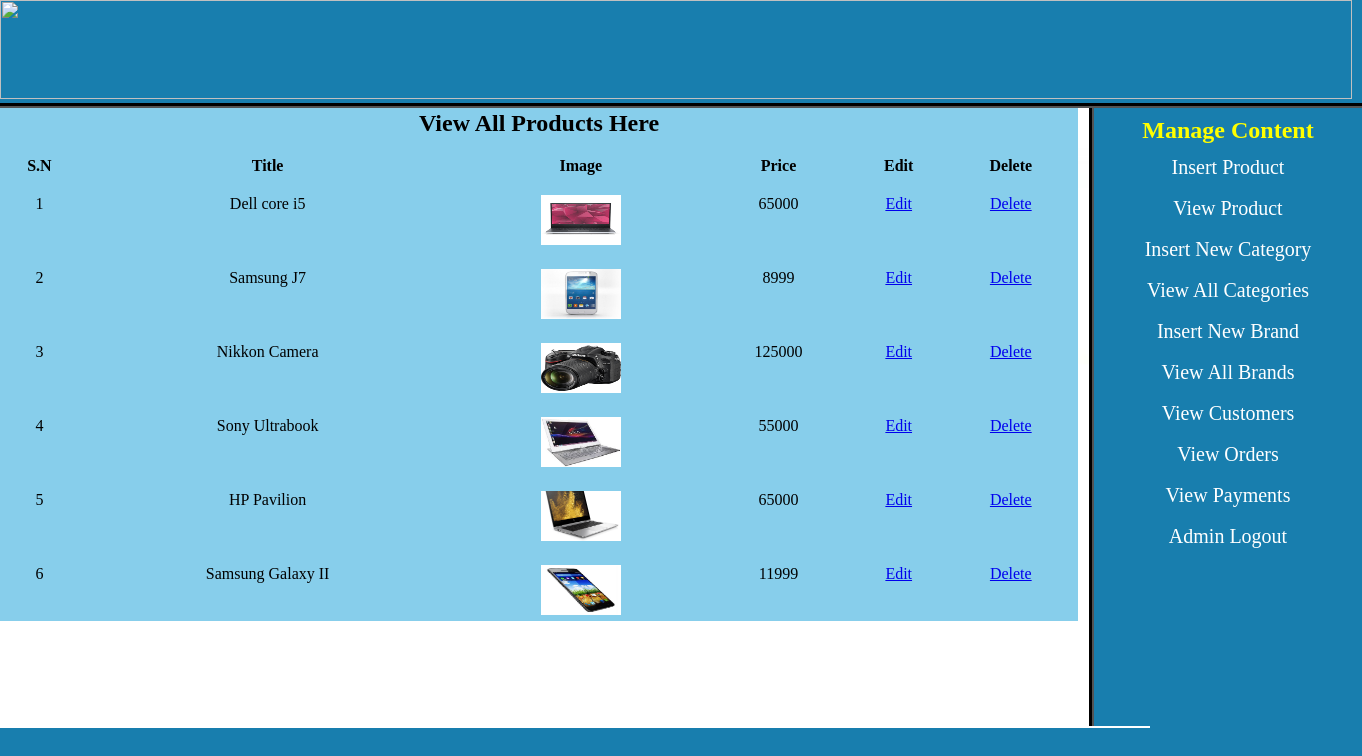
Page /admin_area/index.php?view_products (signed in) on the committed database.
### tables this page shows
CREATE TABLE `products` (
  `product_cat` int(100) NOT NULL,
  `product_brand` int(100) NOT NULL,
  `product_title` varchar(255) NOT NULL,
  `product_price` int(100) NOT NULL,
  `product_desc` text NOT NULL,
  `product_image` text NOT NULL,
  `product_keywords` text NOT NULL,
  `product_id` int(100) NOT NULL
);

### admin_area/view_products.php (the view)
<?php
if(!isset($_SESSION['user_email']))
{
echo "<script> window.open('login.php?not_admin=You are not a admin !','_self') </script>";
}
else
{
?>
   <table width="1078"  align="center"  bgcolor="skyblue">
<tr align="center">
	<td colspan="6"> <h2>View All Products Here</h2></td>
</tr>
<tr align="center" bgcolor="skyblue">
	    <th><br>S.N</th>
	    <th><br>Title</th>
	     <th><br>Image</th>
	      <th><br>Price</th>
	       <th><br>Edit</th>
	        <th><br>Delete</th>
</tr>
  <?php
include("includes/db.php");
$get_pro="select * from products";
$run_pro=mysqli_query($con,$get_pro);
$i=0;
while($row_pro=mysqli_fetch_array($run_pro))
{
  $pro_id=$row_pro['product_id'];
  $pro_title=$row_pro['product_title'];
  $pro_image=$row_pro['product_image'];
  $pro_price=$row_pro['product_price'];
  $i++;
?>
<tr align="center">
    <td><br><?php echo $i;  ?></td>
	<td><br><?php echo $pro_title;  ?></td>
	<td><br> <img src="product_images/<?php echo $pro_image; ?>" width="80" height="50" /> </td>
	<td><br><?php echo $pro_price;  ?></td>
	<td><br><a href="index.php?edit_pro=<?php echo $pro_id; ?>">Edit</a></td>
	<td><br><a href="delete_pro.php?delete_pro=<?php echo $pro_id; ?> ">Delete</a></td>
</tr>
<?php } ?>
   </table>
<?php }  ?>

### admin_area/index.php (shortened to what this page needs)
<?php
if(!isset($_SESSION['user_email']))
{
echo "<script> window.open('login.php?not_admin=You are not a admin !','_self') </script>";
}
else
{
?>
<!DOCTYPE html>
<html>
<head>
  <link rel="stylesheet" type="text/css" href="styles/style.css" media="all" />
</head>
<body>
	<div class="main_wrapper">
  <img src="images/head" height="99px" width="1352">
     <div id="header"></div>
     <div id="right">
     	    <h2 style="text-align: center; color: yellow;">Manage Content</h2>
     	    <a href="index.php?insert_product">Insert Product</a>
     	     <a href="index.php?view_products">View Product</a>
     	      <a href="index.php?insert_cat">Insert New Category</a>
     	       <a href="index.php?view_cats">View All Categories</a>
     	        <a href="index.php?insert_brand">Insert New Brand</a>
     	         <a href="index.php?view_brands">View All Brands</a>
     	          <a href="index.php?view_customers">View Customers</a>
     	           <a href="index.php?view_orders">View Orders</a>
     	            <a href="index.php?view_payments">View Payments</a>
     	             <a href="logout.php">Admin Logout</a>
     </div>
     <div id="left">
     	<?php
               if(isset($_GET['view_products']))
               {
               	include("view_products.php");
                }
     	?>
     </div>
	</div>
</body>
</html>
<?php } ?>

### admin_area/styles/style.css (style rules this page uses)
html, body, div, span, applet, object, iframe, h1, h2, h3, h4, h5, h6, p, blockquote, pre, a, abbr, acronym, address, big, cite, code, del, dfn, em, img, ins, kbd, q, s, samp, small, strike, strong, sub, sup, tt, var, b, u, i, center, dl, dt, dd, ol, ul, li, fieldset, form, label, legend, table, caption, tbody, tfoot, thead, tr, th, td, article, aside, canvas, details, embed, figure, figcaption, footer, header, hgroup, menu, nav, output, ruby, section, summary, time, mark, audio, video { margin: 0; padding: 0; border: 0; vertical-align: baseline; }
body { background:#187eae; }
.main_wrapper { width: auto; height: auto; margin: auto; }
#header { width: auto; height: auto; background-image:url(../images/head); border-bottom: 5px groove black; }
#left { width: 1150px; height: 620px; background-image: url(../images/bi.jpeg); float: center; }
#right { padding: 9px; text-align: center; width: 250px; height: 600px; float: right; border-left: 5px groove black; background :#187eae; }
#right a { text-decoration: none; text-align: center; color: white; font-size: 20px; font-family: palatino; margin: 6px; display: block; padding: 6px; }

### rows in the picture
products: product_title "Dell core i5", product_image (picture), product_price "65000"
products: product_title "Samsung J7", product_image (picture), product_price "8999"
products: product_title "Nikkon Camera", product_image (picture), product_price "125000"
products: product_title "Sony Ultrabook", product_image (picture), product_price "55000"
products: product_title "HP Pavilion", product_image (picture), product_price "65000"
products: product_title "Samsung Galaxy II", product_image (picture), product_price "11999"
